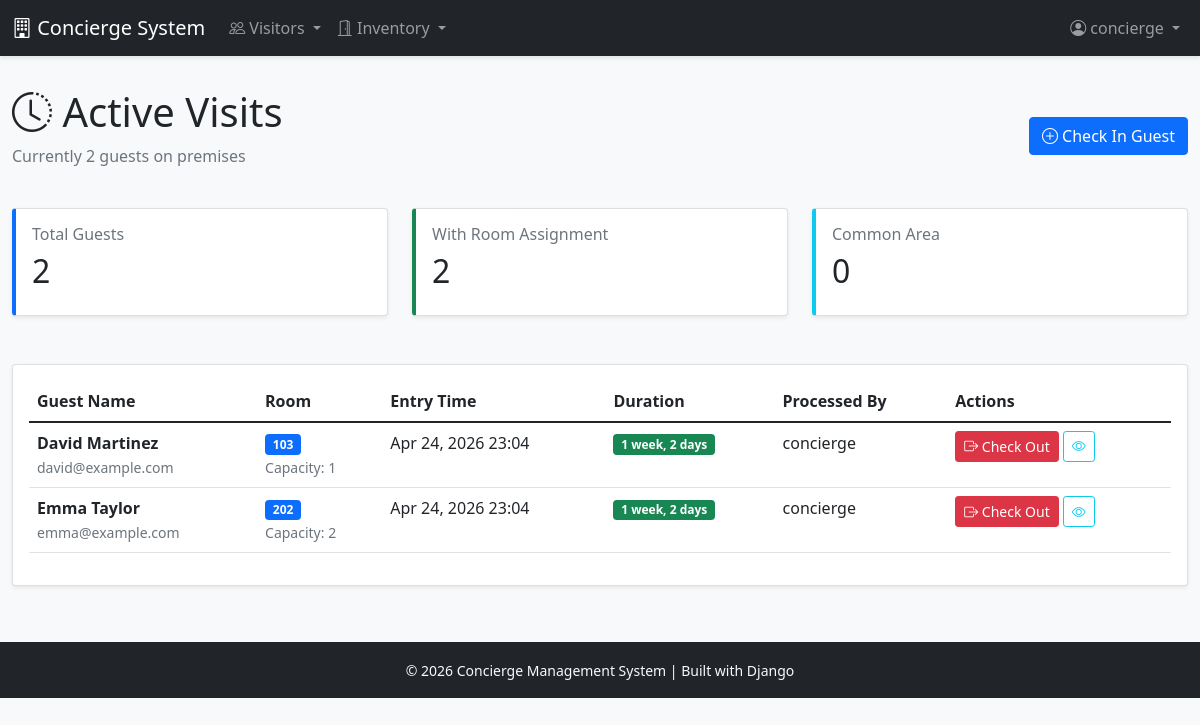
The page /visitor/active/ (signed in) on the database its author committed.
### users/models.py (models this page shows, shortened)
class User(AbstractUser):
    ROLE_CHOICES = [
        ('CONCIERGE', 'Concierge'),
        ('ADMIN', 'Administrator'),
    ]
    role = models.CharField(
        max_length=20,
        choices=ROLE_CHOICES,
        default='CONCIERGE',
        help_text='User role determines access permissions'
    )
    class Meta:
        db_table = 'users'
        verbose_name = 'User'
        verbose_name_plural = 'Users'

### visitor/models.py (models this page shows, shortened)
class VisitLog(models.Model):
    guest = models.ForeignKey(
        'Guest',
        on_delete=models.PROTECT,
        related_name='visit_logs'
    )
    room = models.ForeignKey(
        'inventory.Room',
        on_delete=models.SET_NULL,
        null=True,
        blank=True,
        related_name='visit_logs',
        help_text='Room assignment during visit'
    )
    entry_time = models.DateTimeField(
        default=timezone.now,
        help_text='When guest entered premises'
    )
    exit_time = models.DateTimeField(
        null=True,
        blank=True,
        help_text='When guest left premises (NULL = still present)'
    )
    processed_by = models.ForeignKey(
        settings.AUTH_USER_MODEL,
        on_delete=models.SET_NULL,
        null=True,
        related_name='processed_visits',
        help_text='Concierge who processed this entry'
    )
    notes = models.TextField(
        blank=True,
        help_text='Additional notes about the visit'
    )
    created_at = models.DateTimeField(auto_now_add=True)
    updated_at = models.DateTimeField(auto_now=True)
    class Meta:
        db_table = 'visit_logs'
        ordering = ['-entry_time']
        indexes = [
            models.Index(fields=['entry_time']),
            models.Index(fields=['exit_time']),
            models.Index(fields=['-entry_time']),
        ]

class Guest(models.Model):
    first_name = models.CharField(max_length=100)
    last_name = models.CharField(max_length=100)
    email = models.EmailField(blank=True)
    phone = models.CharField(max_length=20, blank=True)
    identification_number = models.CharField(
        max_length=50,
        blank=True,
        help_text='Passport or ID number'
    )
    created_at = models.DateTimeField(auto_now_add=True)
    updated_at = models.DateTimeField(auto_now=True)
    class Meta:
        db_table = 'guests'
        ordering = ['last_name', 'first_name']
        indexes = [
            models.Index(fields=['last_name', 'first_name']),
            models.Index(fields=['email']),
        ]
    @property
    def full_name(self):
        return f"{self.first_name} {self.last_name}"

### inventory/models.py (models this page shows, shortened)
class Room(models.Model):
    STATUS_CHOICES = [
        ('AVAILABLE', 'Available'),
        ('OCCUPIED', 'Occupied'),
        ('MAINTENANCE', 'Maintenance'),
    ]
    room_number = models.CharField(
        max_length=10,
        unique=True,
        help_text='Unique room identifier'
    )
    capacity = models.PositiveIntegerField(
        validators=[MinValueValidator(1)],
        help_text='Maximum number of guests'
    )
    status = models.CharField(
        max_length=20,
        choices=STATUS_CHOICES,
        default='AVAILABLE'
    )
    description = models.TextField(blank=True)
    created_at = models.DateTimeField(auto_now_add=True)
    updated_at = models.DateTimeField(auto_now=True)
    class Meta:
        db_table = 'rooms'
        ordering = ['room_number']
        indexes = [
            models.Index(fields=['status']),
        ]

### visitor/views.py (the view)
# urls.py: path('active/', views.ActiveVisitsView.as_view(), name='active_visits'),
class ActiveVisitsView(LoginRequiredMixin, ListView):
    template_name = 'visitor/active_visits.html'
    context_object_name = 'visits'
    def get_queryset(self):
        return ConciergeService.get_active_visits().select_related(
            'guest', 'room', 'processed_by'
        )
    def get_context_data(self, **kwargs):
        context = super().get_context_data(**kwargs)
        visits = context['visits']
        context['total_guests'] = visits.count()
        context['guests_with_rooms'] = visits.filter(room__isnull=False).count()
        context['guests_common_area'] = visits.filter(room__isnull=True).count()
        return context

### visitor/services.py (called while the page is built)
    @staticmethod
    def get_active_visits(room=None):
        queryset = VisitLog.objects.filter(
            exit_time__isnull=True
        ).select_related('guest', 'room', 'processed_by')
        if room:
            queryset = queryset.filter(room=room)
        return queryset.order_by('entry_time')

### templates/visitor/active_visits.html (shortened to what this page needs)
{% extends 'base.html' %}
{% block content %}
<div class="row mb-4">
    <div class="col-12">
        <div class="d-flex justify-content-between align-items-center">
            <div>
                <h1><i class="bi bi-clock-history"></i> Active Visits</h1>
                <p class="text-muted">Currently {{ total_guests }} guests on premises</p>
            </div>
            <a href="{% url 'visitor:checkin' %}" class="btn btn-primary">
                <i class="bi bi-plus-circle"></i> Check In Guest
            </a>
        </div>
    </div>
</div>
<div class="row mb-4">
    <div class="col-md-4">
        <div class="card stat-card primary">
            <div class="card-body">
                <h6 class="text-muted">Total Guests</h6>
                <h2>{{ total_guests }}</h2>
            </div>
        </div>
    </div>
    <div class="col-md-4">
        <div class="card stat-card success">
            <div class="card-body">
                <h6 class="text-muted">With Room Assignment</h6>
                <h2>{{ guests_with_rooms }}</h2>
            </div>
        </div>
    </div>
    <div class="col-md-4">
        <div class="card stat-card info">
            <div class="card-body">
                <h6 class="text-muted">Common Area</h6>
                <h2>{{ guests_common_area }}</h2>
            </div>
        </div>
    </div>
</div>
<div class="card">
    <div class="card-body">
        {% if visits %}
        <div class="table-responsive">
            <table class="table table-hover">
                <thead>
                    <tr>
                        <th>Guest Name</th>
                        <th>Room</th>
                        <th>Entry Time</th>
                        <th>Duration</th>
                        <th>Processed By</th>
                        <th>Actions</th>
                    </tr>
                </thead>
                <tbody>
                    {% for visit in visits %}
                    <tr>
                        <td>
                            <strong>{{ visit.guest.full_name }}</strong>
                            {% if visit.guest.email %}
                                <br><small class="text-muted">{{ visit.guest.email }}</small>
                            {% endif %}
                        </td>
                        <td>
                            {% if visit.room %}
                                <span class="badge bg-primary">{{ visit.room.room_number }}</span>
                                <br><small class="text-muted">Capacity: {{ visit.room.capacity }}</small>
                            {% else %}
                                <span class="badge bg-secondary">Common Area</span>
                            {% endif %}
                        </td>
                        <td>{{ visit.entry_time|date:"M d, Y H:i" }}</td>
                        <td>
                            <span class="badge bg-success">{{ visit.entry_time|timesince }}</span>
                        </td>
                        <td>{{ visit.processed_by.username|default:"N/A" }}</td>
                        <td>
                            <a href="{% url 'visitor:checkout' visit.id %}" class="btn btn-sm btn-danger">
                                <i class="bi bi-box-arrow-right"></i> Check Out
                            </a>
                            <a href="{% url 'visitor:visit_detail' visit.id %}" class="btn btn-sm btn-outline-info">
                                <i class="bi bi-eye"></i>
                            </a>
                        </td>
                    </tr>
                    {% endfor %}
                </tbody>
            </table>
        </div>
        {% endif %}
    </div>
</div>
{% endblock %}

### templates/base.html (shortened to what this page needs)
<!DOCTYPE html>
<html lang="en">
<head>
    <link href="https://cdn.jsdelivr.net/npm/bootstrap@5.1.3/dist/css/bootstrap.min.css" rel="stylesheet">
    <link rel="stylesheet" href="https://cdn.jsdelivr.net/npm/bootstrap-icons@1.7.2/font/bootstrap-icons.css">
</head>
<body>
    <nav class="navbar navbar-expand-lg navbar-dark bg-dark">
        <div class="container-fluid">
            <a class="navbar-brand" href="{% url 'visitor:active_visits' %}">
                <i class="bi bi-building"></i> Concierge System
            </a>
            {% if user.is_authenticated %}
            <div class="collapse navbar-collapse" id="navbarNav">
                <ul class="navbar-nav me-auto">
                    <li class="nav-item dropdown">
                        <a class="nav-link dropdown-toggle" href="#" id="visitorDropdown" role="button" data-bs-toggle="dropdown">
                            <i class="bi bi-people"></i> Visitors
                        </a>
                    </li>
                    <li class="nav-item dropdown">
                        <a class="nav-link dropdown-toggle" href="#" id="inventoryDropdown" role="button" data-bs-toggle="dropdown">
                            <i class="bi bi-door-open"></i> Inventory
                        </a>
                    </li>
                </ul>
                <ul class="navbar-nav">
                    <li class="nav-item dropdown">
                        <a class="nav-link dropdown-toggle" href="#" id="userDropdown" role="button" data-bs-toggle="dropdown">
                            <i class="bi bi-person-circle"></i> {{ user.username }}
                        </a>
                    </li>
                </ul>
            </div>
            {% endif %}
        </div>
    </nav>
    <div class="container-fluid main-content">
        {% block content %}{% endblock %}
    </div>
    <footer class="bg-dark text-light py-3 mt-auto">
        <div class="container-fluid text-center">
            <small>&copy; 2026 Concierge Management System | Built with Django</small>
        </div>
    </footer>
</body>
</html>

### templates/base.html (style rules this page uses)
body { min-height: 100vh; background-color: #f8f9fa; }
.navbar { box-shadow: 0 2px 4px rgba(0,0,0,.1); }
.main-content { padding-top: 2rem; padding-bottom: 2rem; }
.card { box-shadow: 0 0.125rem 0.25rem rgba(0,0,0,0.075); margin-bottom: 1.5rem; }
.stat-card { border-left: 4px solid; transition: transform 0.2s; }
.stat-card.primary { border-left-color: #0d6efd; }
.stat-card.success { border-left-color: #198754; }
.stat-card.info { border-left-color: #0dcaf0; }
.table-hover tbody tr { cursor: pointer; }

### rows shown on the page
User: username "concierge"
VisitLog: guest.full_name "David Martinez", guest.email "david@example.com", room.room_number "103", room.capacity "1", entry_time "Apr 24, 2026 23:04", entry_time "1 week, 2 days", processed_by.username "concierge"
VisitLog: guest.full_name "Emma Taylor", guest.email "emma@example.com", room.room_number "202", room.capacity "2", entry_time "Apr 24, 2026 23:04", entry_time "1 week, 2 days", processed_by.username "concierge"

### other values the page prints
{{ total_guests }} "2"
{{ guests_with_rooms }} "2"
{{ guests_common_area }} "0"
